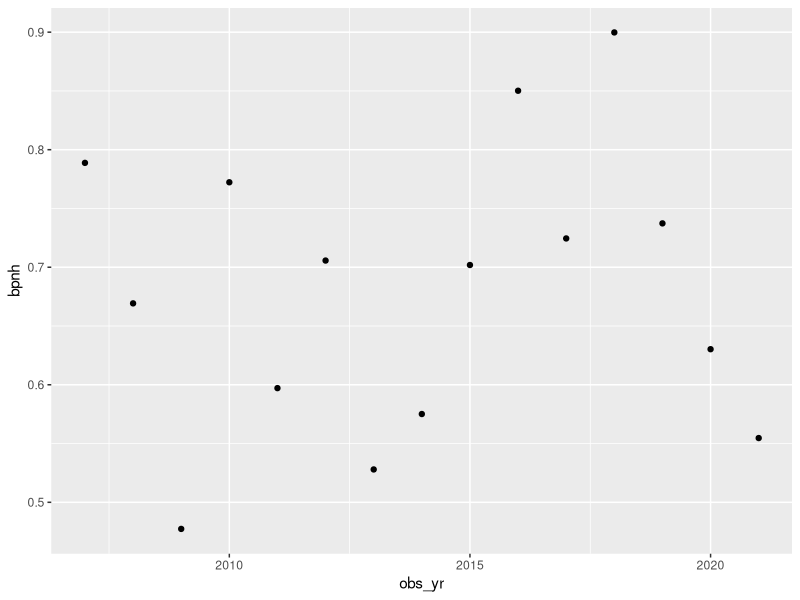
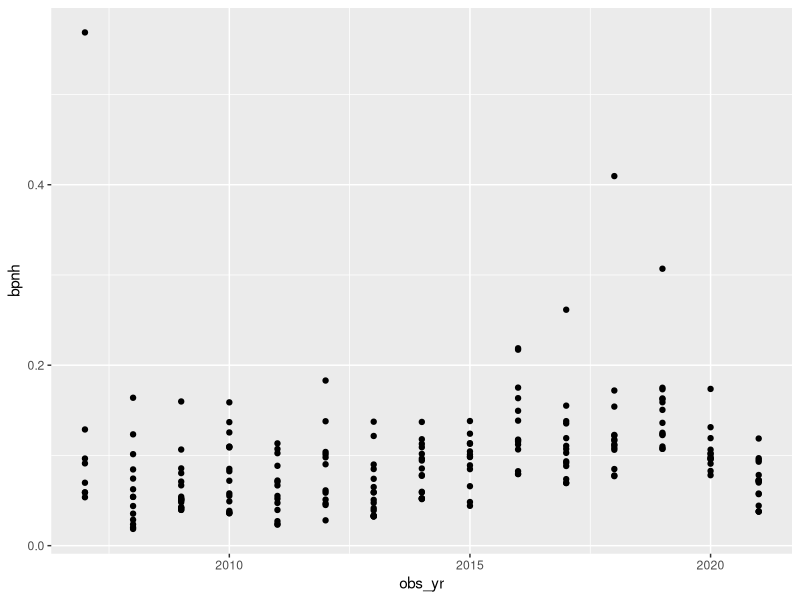
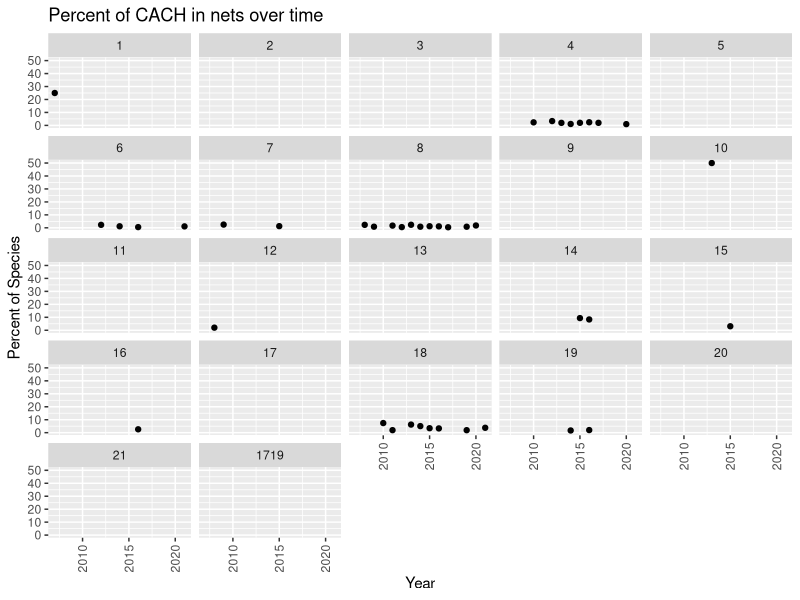
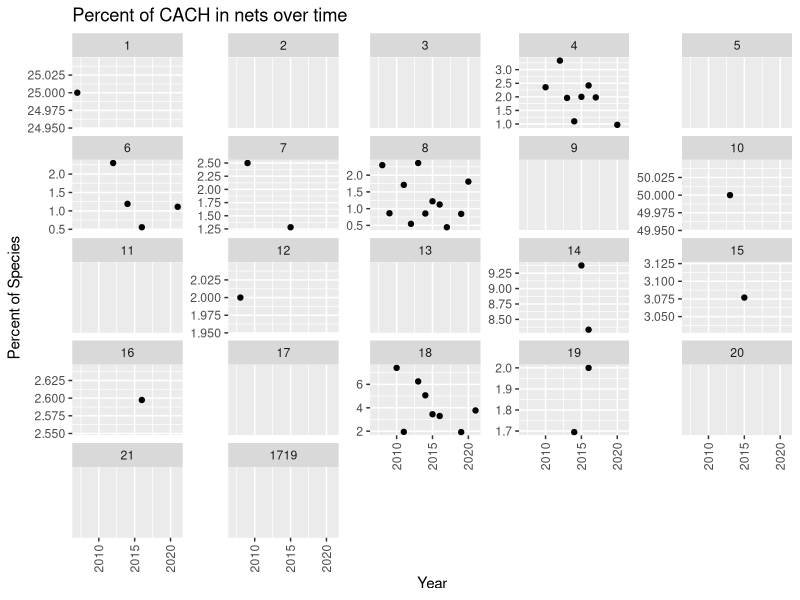
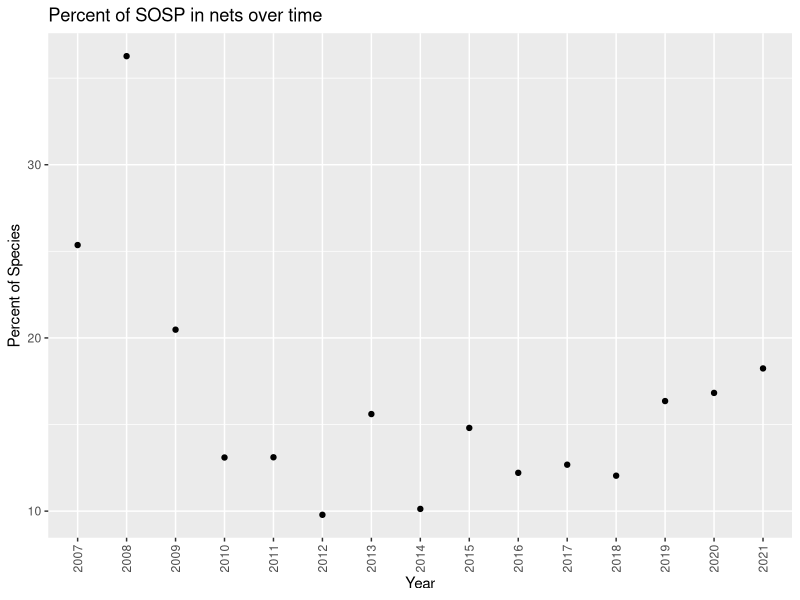
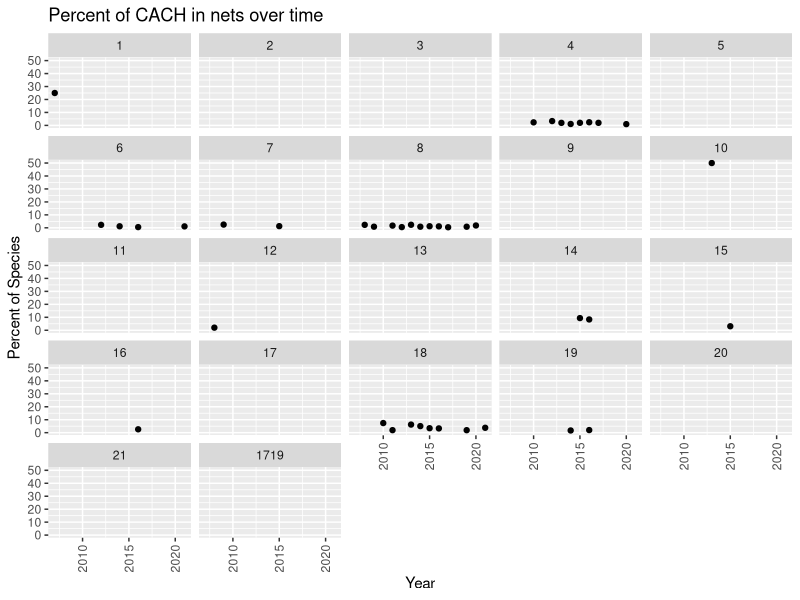
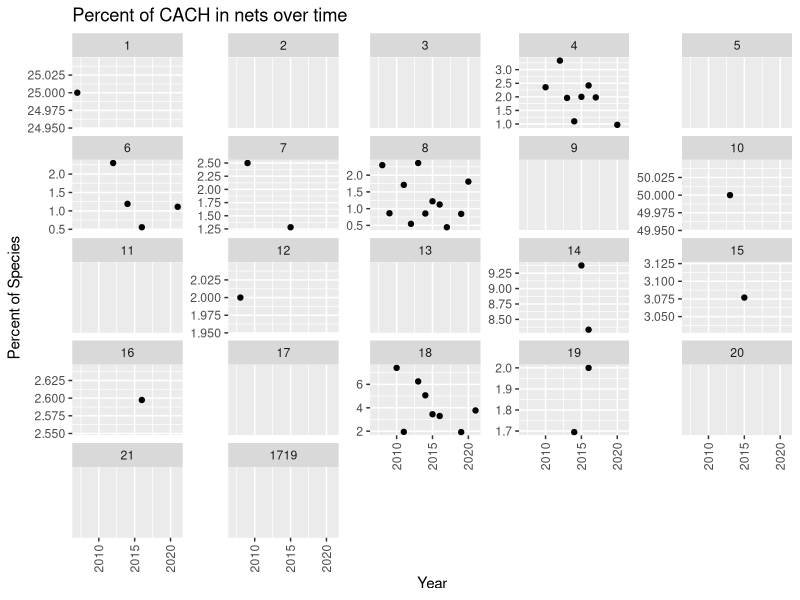

Write R code to recreate these figures, in order.
## ---- chunk 1
knitr::opts_chunk$set(echo = TRUE)
library(tidyverse)
library(readxl)
library(lubridate)

# Note: **PPP** = "Potential problem point" in code if trying to run new data 
## ---- chunk 2
# read in files with banding data and recapture data 
recap_data <- read_excel("All Recaps Dec 9 2021.xls") %>% mutate(recap = TRUE)
band_data <- read_excel("All bands Dec 9 2021.xls") %>% mutate(recap = FALSE) %>% 
  rename(Net = `Net/box`)

# data cleaning for banding data
all_data <- recap_data %>% 
  full_join(band_data)  %>% # join recap and band data 
  filter(Location == "PANO") %>% 
  mutate(Time = str_split_fixed(Time, " ", 2)[,2]) %>% # only keep time (not [incorrect] date) **PPP**
  rename(banding_date = `Banding Date`, recapture_date = `Recapture Date`, how_captured = `How Captured`, band_number = `Band Number`, wing_chord = `Wing Chord`) %>%  # rename columns without spaces
  mutate(net_number = as.factor(as.numeric(Net)), Species = as.factor(Species)) %>% # only keep number for nets; change species to factor 
  filter(grepl("net", tolower(how_captured), fixed = TRUE)) %>% 
  mutate(obs_date = coalesce(recapture_date, banding_date)) %>% # create variable for data of observation (banding date if first time captured, otherwise recapture date)
  mutate(obs_yr = as.numeric(format(obs_date, "%Y"))) # create variable for year of observation 
  #mutate(Species = as.character(Species)) #%>% 
  #mutate(Species = ifelse("WPWA", "PAWA", ifelse("YPWA", "PAWA", as.character(Species))))
 

# read in year-cumulative data (ie net hours and unbanded captures)
cumulative_data <- read_excel("pano_year_data.xlsx") 


big_grasslands <- c("BLGR", "COYE", "EABL", "FISP", "INBU", "SAVS", "SWSP", "YBCH")
all_grasslands <- c(big_grasslands, "AMKE", "BOBO", "GRSP", "HESP", "LESP", "LISP", "LOSH", "EAKI", "PRWA", "WISN", "SEWR", "VESP", "YEWA")
# Big ones: Blue Grosbeak, Common Yellowthroat, Eastern Bluebird, Field Sparrow, Indigo Bunting, Savannah Sparrow, Swamp  Sparrow, and Yellow-breasted Chat 
# 
# Additional: American Kestrel, Bobolink, Grasshopper Sparrow, Henslow's Sparrow, LeConte's Sparrow, Lincoln's Sparrow, Loggerhead Shrike, Eastern Kingbird, Prairie Warbler, Wilson's Snipe, Sedge Wren, Vesper Sparrow and Yellow Warbler 
# 
# Western Palm Warbler and Yellow Palm Warbler are 2 subspecies of Palm Warbler and can be lumped for analysis.
# 
# Trail's Flycatcher and Willow Flycatcher are more or less the same species and can be lumped.
# 
# Eastern Phoebe is a WEIRD one.  It's not a grassland bird, but we catch loads of them - and they are almost all recently-fledged juveniles.  And we almost never recapture them.  I really need an analysis of them, but not sure how to handle it.

## ---- chunk 3
bpnh_data <- all_data %>%  
  group_by(obs_yr) %>% 
  summarize(tot_birds = n()) %>%  # number of banded/recaptured birds for each year
  left_join(cumulative_data, by = c("obs_yr" = "year") ) %>% # add net-hours and released bird data
  mutate(tot_birds = tot_birds + unbanded_captures) %>% # include captured but released birds in tot_birds
  select(-unbanded_captures) %>% #drop column
  mutate(bpnh = tot_birds/net_hrs) #calculate birds per net hour 

#all_data %>% filter(recap) %>% group_by(obs_yr) %>% summarize(n())
#all_data %>% filter(!recap) %>% group_by(obs_yr) %>% summarize(n())

bpnh_data  

bpnh_data %>% 
  ggplot(aes(x = obs_yr, y = bpnh)) +
  geom_point()

lm_bpnh <- lm(bpnh~obs_yr, bpnh_data)
summary(lm_bpnh)
## ---- chunk 4
bpnh_data <- all_data %>%  
  group_by(obs_yr, net_number) %>% 
  summarize(tot_birds = n()) %>%  # number of banded/recaptured birds for each year
  left_join(cumulative_data, by = c("obs_yr" = "year") ) %>% # add net-hours and released bird data
  mutate(tot_birds = tot_birds + unbanded_captures) %>% # include captured but released birds in tot_birds
  select(-unbanded_captures) %>% #drop column
  mutate(bpnh = tot_birds/net_hrs) #calculate birds per net hour 

#all_data %>% filter(recap) %>% group_by(obs_yr) %>% summarize(n())
#all_data %>% filter(!recap) %>% group_by(obs_yr) %>% summarize(n())

bpnh_data  

bpnh_data %>% 
  ggplot(aes(x = obs_yr, y = bpnh)) +
  geom_point()

lm_bpnh <- lm(bpnh~obs_yr, bpnh_data)
summary(lm_bpnh)
## ---- chunk 5
# calculate total number of birds caught by each net
birds_per_net <- all_data %>% 
  group_by(net_number) %>% 
  summarize(tot_birds= n()) %>% # total number of birds caught in each net
  filter(tot_birds > 1) # ignore nets with only one observation - probably typo **PPP** 

# calculate total number of birds caught by each net for each year 
birds_per_net_per_year <- all_data %>% 
  group_by(net_number, obs_yr) %>% 
  summarize(tot_birds= n()) %>% # total number of birds caught in each net each year
  filter(tot_birds > 1) # ignore nets with only one observation - probably typo **PPP** 

# calculate percent of each species for each net 
net_spec <- all_data %>% 
  group_by(net_number, Species) %>% 
  summarize(num_birds = n()) %>% 
  left_join(birds_per_net) %>% 
  mutate(perc_species = num_birds/tot_birds*100) 
net_spec

# calculate percent of each species for each net for each year 
net_spec_yr <- all_data %>% 
  group_by(net_number, Species, obs_yr) %>% 
  summarize(num_birds = n()) %>% 
  left_join(birds_per_net_per_year) %>% 
  mutate(perc_species = num_birds/tot_birds*100)
net_spec_yr

# create dataframes to export to csv files
net_spec_export <- net_spec %>% select(-tot_birds)
net_spec_yr_export <- net_spec_yr %>% select(-tot_birds)

#export dataframes to csv files named by current date 
write_excel_csv(net_spec_export, file = paste(Sys.Date(), "_net_percSpecies", ".csv", sep = ""))
write_excel_csv(net_spec_yr_export, file = paste(Sys.Date(), "_net_percSpecies_yr", ".csv", sep =""))

## ---- chunk 6
# test example plots 
bird = "CACH"
plot_export <- net_spec_yr %>% 
  filter(Species == bird, net_number !=1719) %>% 
  ggplot(aes(x = obs_yr, y = perc_species))+ 
  geom_point()+
  facet_wrap(~net_number, drop = FALSE) + 
  labs(y = "Percent of Species", x = "Year", title = paste("Percent of", bird, "in nets over time"))+
  theme(axis.text.x = element_text(angle = 90, vjust = 0.5, hjust=1))
plot_export

plot_export_freey <- net_spec_yr %>% 
  filter(Species == bird, net_number !=1719) %>% 
  ggplot(aes(x = obs_yr, y = perc_species))+ 
  geom_point()+
  facet_wrap(~net_number, drop = FALSE, scales = "free_y") + 
  labs(y = "Percent of Species", x = "Year", title = paste("Percent of", bird, "in nets over time"))+
  theme(axis.text.x = element_text(angle = 90, vjust = 0.5, hjust=1))
plot_export_freey

ggsave("plot_example.pdf", plot = plot_export, width = 15, height = 10)
ggsave("plot_example_freey.pdf", plot = plot_export_freey, width = 15, height = 10)
## ---- chunk 7
birds_per_year_all_nets <- all_data %>% 
  mutate(obs_yr = format(obs_date, "%Y")) %>% 
  group_by(obs_yr) %>% 
  summarize(tot_birds= n()) #%>% # total number of birds caught in each net

all_nets <- all_data %>% 
  mutate(obs_yr = format(obs_date, "%Y")) %>% 
  group_by(obs_yr, Species) %>% 
  summarize(num_birds =n()) %>% 
  left_join(birds_per_year_all_nets) %>% 
  mutate(perc_species = num_birds/tot_birds*100) 

plot_export_allNets <- all_nets %>% 
  filter(Species == "SOSP") %>% 
  ggplot(aes(x = obs_yr, y = perc_species))+ 
  geom_point()+
  labs(y = "Percent of Species", x = "Year", title = "Percent of SOSP in nets over time")+
  theme(axis.text.x = element_text(angle = 90, vjust = 0.5, hjust=1))
plot_export_allNets
